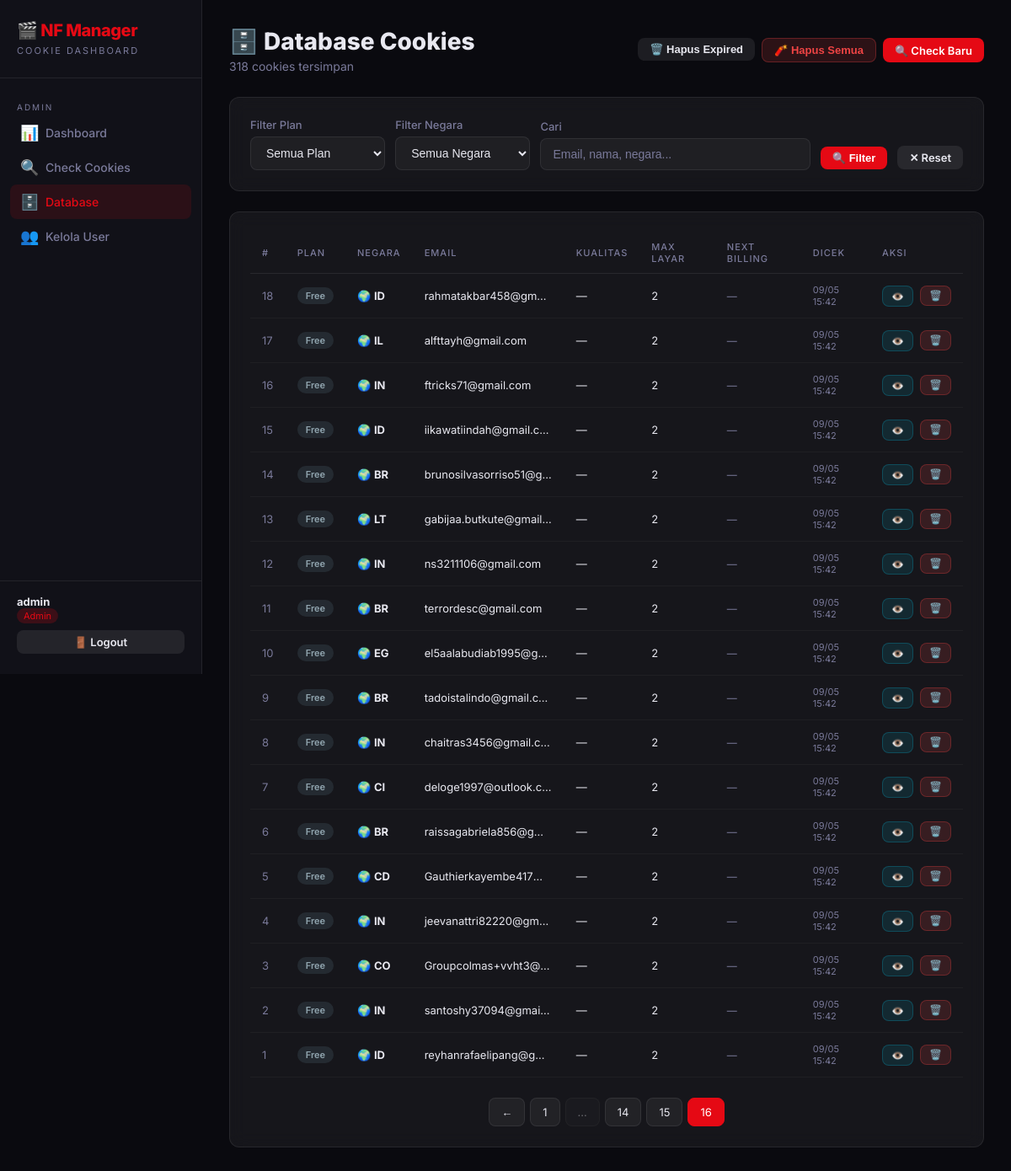
/admin/results?page=16&plan=&country=&search= (signed in), run on the app's committed database.
### app/models.py (models this page shows)
class User(UserMixin, db.Model):
    __tablename__ = 'users'
    id = db.Column(db.Integer, primary_key=True)
    username = db.Column(db.String(80), unique=True, nullable=False)
    email = db.Column(db.String(120), unique=True, nullable=False)
    password_hash = db.Column(db.String(256), nullable=False)
    is_admin = db.Column(db.Boolean, default=False)
    is_approved = db.Column(db.Boolean, default=False)
    created_at = db.Column(db.DateTime, default=datetime.utcnow)

class CookieResult(db.Model):
    __tablename__ = 'cookie_results'
    id = db.Column(db.Integer, primary_key=True)
    filename = db.Column(db.String(255))
    cookie_text = db.Column(db.Text, nullable=False)
    plan_key = db.Column(db.String(50), index=True)       # premium, standard, basic, mobile, free
    plan_name = db.Column(db.String(100))                  # display label
    country = db.Column(db.String(10), index=True)         # 2-letter country code
    is_on_hold = db.Column(db.Boolean, default=False)
    email = db.Column(db.String(200))
    account_name = db.Column(db.String(200))
    quality = db.Column(db.String(50))                     # UHD, HD, SD
    max_streams = db.Column(db.String(20))
    plan_price = db.Column(db.String(50))
    next_billing = db.Column(db.String(100))
    payment_method = db.Column(db.String(100))
    member_since = db.Column(db.String(100))
    extra_members = db.Column(db.String(20))
    profiles = db.Column(db.Text)
    hold_status = db.Column(db.String(20))
    membership_status = db.Column(db.String(100))
    checked_at = db.Column(db.DateTime, default=datetime.utcnow)
    source_file = db.Column(db.String(255))

### app/admin.py (the view)
@admin_bp.route('/results')
@login_required
@admin_required
def results():
    page = request.args.get('page', 1, type=int)
    plan_filter = request.args.get('plan', '')
    country_filter = request.args.get('country', '')
    search = request.args.get('search', '')
    query = CookieResult.query
    if plan_filter:
        query = query.filter(CookieResult.plan_key == plan_filter)
    if country_filter:
        query = query.filter(CookieResult.country == country_filter)
    if search:
        query = query.filter(
            (CookieResult.email.ilike(f'%{search}%')) |
            (CookieResult.account_name.ilike(f'%{search}%')) |
            (CookieResult.country.ilike(f'%{search}%'))
        )
    pagination = query.order_by(CookieResult.checked_at.desc()).paginate(page=page, per_page=20)
    from sqlalchemy import func
    plans = db.session.query(CookieResult.plan_key, CookieResult.plan_name).distinct().all()
    countries = db.session.query(CookieResult.country).distinct().order_by(CookieResult.country).all()
    return render_template('admin/results.html',
                           pagination=pagination,
                           plans=plans,
                           countries=countries,
                           plan_filter=plan_filter,
                           country_filter=country_filter,
                           search=search)

### app/admin.py (called while the page is built)
def admin_required(f):
    @wraps(f)
    def decorated(*args, **kwargs):
        if not current_user.is_authenticated or not current_user.is_admin:
            flash('Akses ditolak. Hanya admin yang bisa mengakses halaman ini.', 'danger')
            return redirect(url_for('auth.login'))
        return f(*args, **kwargs)
    return decorated

### app/templates/admin/results.html (shortened to what this page needs)
{% extends "base.html" %}
{% block content %}
<div class="page-header">
  <div class="flex-between">
    <div>
      <h2 class="page-title">🗄️ Database Cookies</h2>
      <p class="page-subtitle">{{ pagination.total }} cookies tersimpan</p>
    </div>
    <div class="flex gap-2">
      <form method="POST" action="{{ url_for('admin.delete_expired') }}" onsubmit="return confirm('Hapus semua cookies expired?')">
        <button class="btn btn-secondary btn-sm">🗑️ Hapus Expired</button>
      </form>
      <form method="POST" action="{{ url_for('admin.delete_all') }}" onsubmit="return confirm('⚠️ PERINGATAN: Yakin ingin MENGHAPUS SEMUA data cookies dari database? Tindakan ini tidak bisa dibatalkan!')">
        <button class="btn btn-danger btn-sm">🧨 Hapus Semua</button>
      </form>
      <a href="{{ url_for('admin.check') }}" class="btn btn-primary btn-sm">🔍 Check Baru</a>
    </div>
  </div>
</div>
<div class="card mb-3">
  <form method="GET" class="flex" style="gap:12px;flex-wrap:wrap;align-items:flex-end;">
    <div class="form-group" style="margin:0;flex:1;min-width:150px;">
      <label class="form-label">Filter Plan</label>
      <select name="plan" class="form-control">
        <option value="">Semua Plan</option>
      </select>
    </div>
    <div class="form-group" style="margin:0;flex:1;min-width:120px;">
      <label class="form-label">Filter Negara</label>
      <select name="country" class="form-control">
        <option value="">Semua Negara</option>
      </select>
    </div>
    <div class="form-group" style="margin:0;flex:2;min-width:180px;">
      <label class="form-label">Cari</label>
      <input type="text" name="search" class="form-control" placeholder="Email, nama, negara..." value="{{ search }}">
    </div>
    <button type="submit" class="btn btn-primary btn-sm" style="margin-bottom:1px;">🔍 Filter</button>
    <a href="{{ url_for('admin.results') }}" class="btn btn-secondary btn-sm" style="margin-bottom:1px;">✕ Reset</a>
  </form>
</div>
<div class="card">
  <div class="table-wrap">
    <table>
      <thead>
        <tr>
          <th>#</th><th>Plan</th><th>Negara</th><th>Email</th>
          <th>Kualitas</th><th>Max Layar</th><th>Next Billing</th><th>Dicek</th><th>Aksi</th>
        </tr>
      </thead>
      <tbody>
        {% for c in pagination.items %}
        {% set badge_map = {'premium':'badge-premium','standard':'badge-standard','standard_with_ads':'badge-standard','basic':'badge-basic','mobile':'badge-mobile','free':'badge-free'} %}
        <tr>
          <td style="color:var(--muted);">{{ c.id }}</td>
          <td><span class="badge {{ badge_map.get(c.plan_key,'') }}">{{ c.plan_name or c.plan_key }}</span></td>
          <td>🌍 <strong>{{ c.country or '?' }}</strong></td>
          <td style="max-width:180px;overflow:hidden;text-overflow:ellipsis;white-space:nowrap;">{{ c.email or '—' }}</td>
          <td>{{ c.quality or '—' }}</td>
          <td>{{ c.max_streams or '—' }}</td>
          <td style="font-size:12px;color:var(--muted);">{{ c.next_billing or '—' }}</td>
          <td style="font-size:11px;color:var(--muted);">{{ c.checked_at.strftime('%d/%m %H:%M') if c.checked_at else '—' }}</td>
          <td>
            <div class="flex gap-2">
              <a href="{{ url_for('user.cookie_detail', cookie_id=c.id) }}" class="btn btn-cyan btn-xs">👁️</a>
              <form method="POST" action="{{ url_for('admin.delete_cookie', cookie_id=c.id) }}" style="display:inline;" onsubmit="return confirm('Hapus cookie ini?')">
                <button class="btn btn-danger btn-xs">🗑️</button>
              </form>
            </div>
          </td>
        </tr>
        {% else %}
        <tr><td colspan="9" style="text-align:center;color:var(--muted);padding:40px;">Tidak ada data cookies.</td></tr>
        {% endfor %}
      </tbody>
    </table>
  </div>
  {% if pagination.pages > 1 %}
  <div class="pagination">
    {% if pagination.has_prev %}
    <a href="{{ url_for('admin.results', page=pagination.prev_num, plan=plan_filter, country=country_filter, search=search) }}" class="page-btn">←</a>
    {% endif %}
    {% for p in pagination.iter_pages(left_edge=1, right_edge=1, left_current=2, right_current=2) %}
      {% if p %}<a href="{{ url_for('admin.results', page=p, plan=plan_filter, country=country_filter, search=search) }}" class="page-btn {% if p==pagination.page %}active{% endif %}">{{ p }}</a>
      {% else %}<span class="page-btn" style="opacity:0.4;">…</span>{% endif %}
    {% endfor %}
  </div>
  {% endif %}
</div>
{% endblock %}

### app/templates/base.html (shortened to what this page needs)
<!DOCTYPE html>
<html lang="id">
<head>
<link rel="stylesheet" href="{{ url_for('static', filename='css/style.css') }}">
</head>
<body>
<div class="layout">
  <aside class="sidebar">
    <div class="sidebar-logo">
      <h1>🎬 NF Manager</h1>
      <span>Cookie Dashboard</span>
    </div>
    {% if current_user.is_authenticated %}
    {% if current_user.is_admin %}
    <div class="nav-section">
      <div class="nav-label">Admin</div>
      <a href="{{ url_for('admin.dashboard') }}" class="nav-link {% if request.endpoint == 'admin.dashboard' %}active{% endif %}">
        <span class="icon">📊</span> Dashboard
      </a>
      <a href="{{ url_for('admin.check') }}" class="nav-link {% if request.endpoint in ['admin.check','admin.checking'] %}active{% endif %}">
        <span class="icon">🔍</span> Check Cookies
      </a>
      <a href="{{ url_for('admin.results') }}" class="nav-link {% if request.endpoint == 'admin.results' %}active{% endif %}">
        <span class="icon">🗄️</span> Database
      </a>
      <a href="{{ url_for('admin.users') }}" class="nav-link {% if request.endpoint == 'admin.users' %}active{% endif %}">
        <span class="icon">👥</span> Kelola User
      </a>
    </div>
    {% endif %}
    {% endif %}
    <div class="sidebar-footer">
      {% if current_user.is_authenticated %}
      <div class="sidebar-user">
        <strong>{{ current_user.username }}</strong>
        {% if current_user.is_admin %}<span class="badge-admin">Admin</span>{% else %}<span class="badge-user">User</span>{% endif %}
      </div>
      <a href="{{ url_for('auth.logout') }}" class="btn btn-secondary btn-sm" style="width:100%;justify-content:center;">🚪 Logout</a>
      {% endif %}
    </div>
  </aside>
  <main class="main-content">
    {% block content %}{% endblock %}
  </main>
</div>
</body>
</html>

### data on the page
User: username "admin"
CookieResult: id "18", plan_name "Free", country "ID", email "rahmatakbar458@gm…", quality "—", max_streams "2", next_billing "—", checked_at "09/05 15:42"
CookieResult: id "17", plan_name "Free", country "IL", email "alfttayh@gmail.com", quality "—", max_streams "2", next_billing "—", checked_at "09/05 15:42"
CookieResult: id "16", plan_name "Free", country "IN", email "ftricks71@gmail.com", quality "—", max_streams "2", next_billing "—", checked_at "09/05 15:42"
CookieResult: id "15", plan_name "Free", country "ID", email "iikawatiindah@gmail.c…", quality "—", max_streams "2", next_billing "—", checked_at "09/05 15:42"
CookieResult: id "14", plan_name "Free", country "BR", email "brunosilvasorriso51@g…", quality "—", max_streams "2", next_billing "—", checked_at "09/05 15:42"
CookieResult: id "13", plan_name "Free", country "LT", email "gabijaa.butkute@gmail…", quality "—", max_streams "2", next_billing "—", checked_at "09/05 15:42"
CookieResult: id "12", plan_name "Free", country "IN", email "ns3211106@gmail.com", quality "—", max_streams "2", next_billing "—", checked_at "09/05 15:42"
CookieResult: id "11", plan_name "Free", country "BR", email "terrordesc@gmail.com", quality "—", max_streams "2", next_billing "—", checked_at "09/05 15:42"
CookieResult: id "10", plan_name "Free", country "EG", email "el5aalabudiab1995@g…", quality "—", max_streams "2", next_billing "—", checked_at "09/05 15:42"
CookieResult: id "9", plan_name "Free", country "BR", email "tadoistalindo@gmail.c…", quality "—", max_streams "2", next_billing "—", checked_at "09/05 15:42"
CookieResult: id "8", plan_name "Free", country "IN", email "chaitras3456@gmail.c…", quality "—", max_streams "2", next_billing "—", checked_at "09/05 15:42"
CookieResult: id "7", plan_name "Free", country "CI", email "deloge1997@outlook.c…", quality "—", max_streams "2", next_billing "—", checked_at "09/05 15:42"
CookieResult: id "6", plan_name "Free", country "BR", email "raissagabriela856@g…", quality "—", max_streams "2", next_billing "—", checked_at "09/05 15:42"
CookieResult: id "5", plan_name "Free", country "CD", email "Gauthierkayembe417…", quality "—", max_streams "2", next_billing "—", checked_at "09/05 15:42"
CookieResult: id "4", plan_name "Free", country "IN", email "jeevanattri82220@gm…", quality "—", max_streams "2", next_billing "—", checked_at "09/05 15:42"
CookieResult: id "3", plan_name "Free", country "CO", email "Groupcolmas+vvht3@…", quality "—", max_streams "2", next_billing "—", checked_at "09/05 15:42"
CookieResult: id "2", plan_name "Free", country "IN", email "santoshy37094@gmai…", quality "—", max_streams "2", next_billing "—", checked_at "09/05 15:42"
CookieResult: id "1", plan_name "Free", country "ID", email "reyhanrafaelipang@g…", quality "—", max_streams "2", next_billing "—", checked_at "09/05 15:42"

### other printed values
{{ pagination.total }} "318"
{{ p }} "1" "14" "15" "16"
